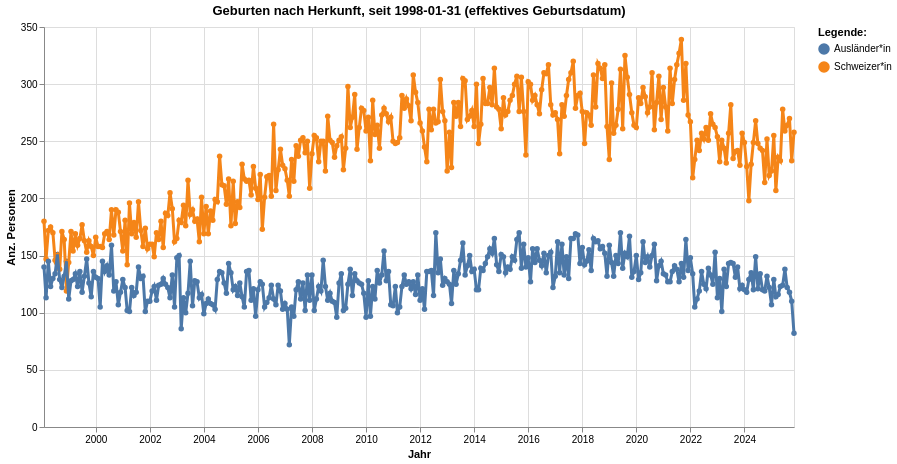

The notebook cell this image was saved under:
### Code cell
grafik3 = mypy_dv.plot_altair_multiline_highlight(
    data = myAgg3.reset_index().query('sum_WBev>10')
    ,x = 'StichtagDat:T'
    ,y = 'sum_WBev:Q'
    ,x_beschriftung = 'Jahr'
    , y_beschriftung = 'Anz. Personen'
    ,category = "HerkunftLang:N"
    ,category_beschriftung= 'Legende:'
    ,warning_status = "ignore" #always or ignore
    ,myTitle="Geburten nach Herkunft, seit "+data_min_date +" (effektives Geburtsdatum)"
)
grafik3

### Figure 1 — Vega-Lite specification as saved in the notebook (floating-point values rounded to 4 significant figures; data arrays with more than 128 entries replaced by an {"elided": "..."} marker saying what was removed)
{"config": {"view": {"continuousWidth": 300, "continuousHeight": 300}}, "layer": [{"mark": {"type": "circle"}, "encoding": {"color": {"field": "HerkunftLang", "legend": {"orient": "right", "title": "Legende:"}, "type": "nominal"}, "opacity": {"value": 1.3}, "tooltip": [{"field": "StichtagDat", "type": "temporal"}, {"field": "HerkunftLang", "type": "nominal"}, {"field": "sum_WBev", "type": "quantitative"}], "x": {"axis": {"title": "Jahr"}, "field": "StichtagDat", "type": "temporal"}, "y": {"axis": {"title": "Anz. Personen"}, "field": "sum_WBev", "type": "quantitative"}}, "name": "view_3", "title": "Geburten nach Herkunft, seit 1998-01-31 (effektives Geburtsdatum)"}, {"mark": {"type": "line"}, "encoding": {"color": {"field": "HerkunftLang", "legend": {"orient": "right", "title": "Legende:"}, "type": "nominal"}, "size": {"condition": {"test": {"not": {"param": "param_3"}}, "value": 1.2}, "value": 3}, "tooltip": [{"field": "StichtagDat", "type": "temporal"}, {"field": "HerkunftLang", "type": "nominal"}, {"field": "sum_WBev", "type": "quantitative"}], "x": {"axis": {"title": "Jahr"}, "field": "StichtagDat", "type": "temporal"}, "y": {"axis": {"title": "Anz. Personen"}, "field": "sum_WBev", "type": "quantitative"}}, "title": "Geburten nach Herkunft, seit 1998-01-31 (effektives Geburtsdatum)"}], "data": {"name": "data-ac277dbfeb4e76ce298f7d865dec36ef"}, "height": 400, "params": [{"name": "param_3", "select": {"type": "point", "fields": ["HerkunftLang:N"], "nearest": true, "on": "pointerover"}, "views": ["view_3"]}], "width": 750, "$schema": "https://vega.github.io/schema/vega-lite/v5.8.0.json", "datasets": {"data-ac277dbfeb4e76ce298f7d865dec36ef": {"elided": "668 records"}}}
